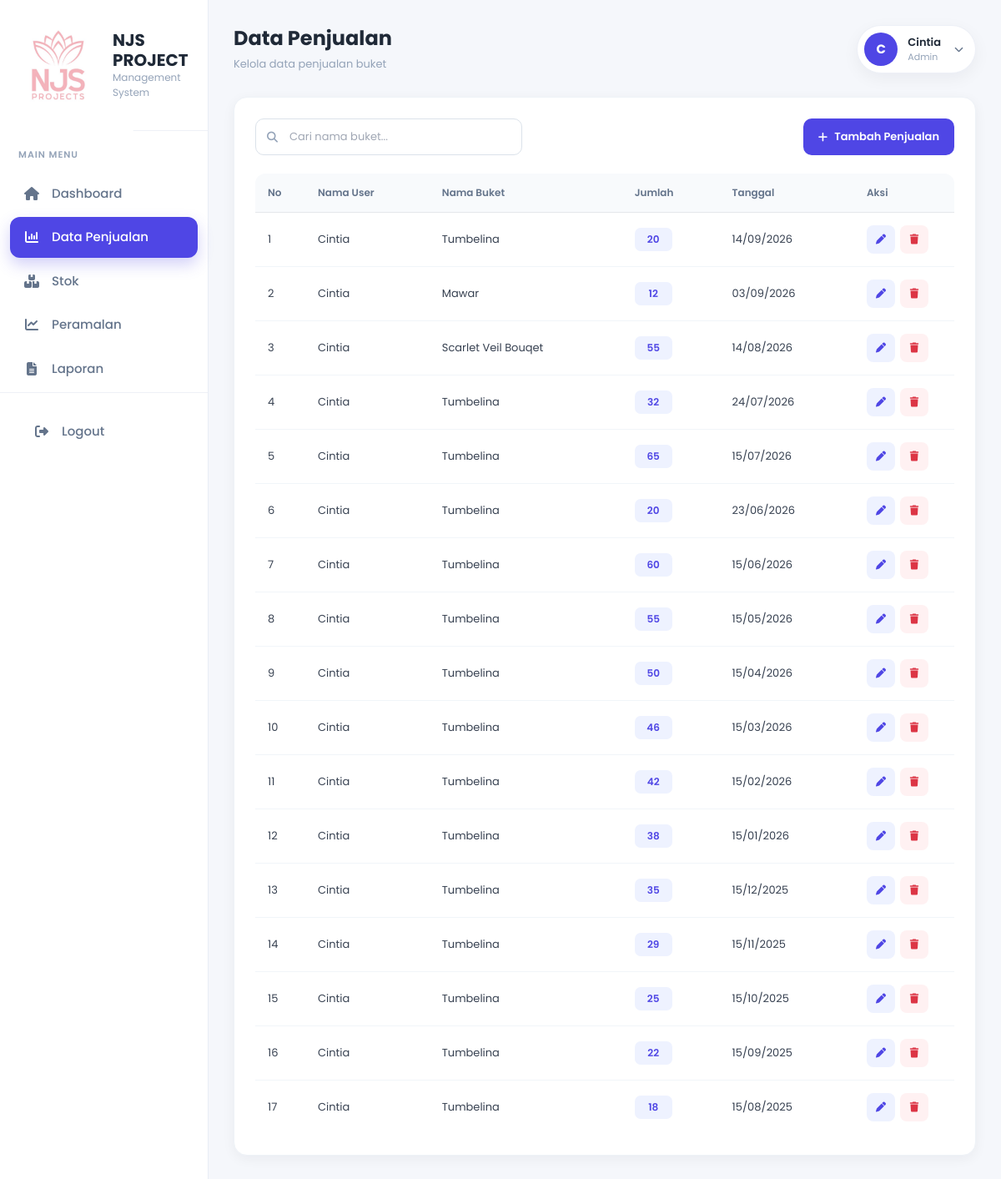
The page /penjualan.php (signed in) on the database its author committed.
### tables this page shows
CREATE TABLE `penjualan` (
  `id_penjualan` int(11) NOT NULL,
  `id_pengguna` int(11) NOT NULL,
  `tanggal` date NOT NULL,
  `nama_buket` varchar(100) NOT NULL,
  `jenis_buket` varchar(50) DEFAULT NULL,
  `jumlah` int(11) NOT NULL,
  `harga` decimal(12,2) DEFAULT NULL,
  `total_harga` decimal(12,2) DEFAULT NULL
);

CREATE TABLE `user` (
  `id_pengguna` int(11) NOT NULL,
  `username` varchar(50) NOT NULL,
  `password` varchar(255) NOT NULL,
  `nama` varchar(100) NOT NULL,
  `role` enum('owner','admin') NOT NULL DEFAULT 'admin'
);

### penjualan.php (the view, shortened to what this page needs)
<?php
include 'includes/koneksi.php';
$role = $_SESSION['role'] ?? '';
$keyword = trim($_GET['keyword'] ?? '');
$keyword_db = mysqli_real_escape_string($koneksi, $keyword);
if ($keyword !== '') {
    $query = mysqli_query(
        $koneksi,
        "SELECT
            penjualan.id_penjualan,
            penjualan.id_pengguna,
            penjualan.tanggal,
            penjualan.nama_buket,
            penjualan.jumlah,
            user.nama
         FROM penjualan
         INNER JOIN user
            ON penjualan.id_pengguna = user.id_pengguna
         WHERE penjualan.nama_buket LIKE '%$keyword_db%'
         ORDER BY penjualan.tanggal DESC,
                  penjualan.id_penjualan DESC"
    );
} else {
    $query = mysqli_query(
        $koneksi,
        "SELECT
            penjualan.id_penjualan,
            penjualan.id_pengguna,
            penjualan.tanggal,
            penjualan.nama_buket,
            penjualan.jumlah,
            user.nama
         FROM penjualan
         INNER JOIN user
            ON penjualan.id_pengguna = user.id_pengguna
         ORDER BY penjualan.tanggal DESC,
                  penjualan.id_penjualan DESC"
    );
}
$nama_admin = $_SESSION['nama_petugas']
    ?? $_SESSION['nama']
    ?? 'Administrator';
$inisial = strtoupper(substr($nama_admin, 0, 1));
?>
<!DOCTYPE html>
<html lang="id">
<head>
    <link
        href="https://cdn.jsdelivr.net/npm/bootstrap@5.3.3/dist/css/bootstrap.min.css"
        rel="stylesheet">
    <link
        rel="stylesheet"
        href="https://cdnjs.cloudflare.com/ajax/libs/font-awesome/6.5.2/css/all.min.css">
    <link
        rel="stylesheet"
        href="assets/css/sidebar.css">
</head>
<body>
    <div class="penjualan-layout">
        <?php include 'sidebar.php'; ?>
        <main class="penjualan-page">
            <div class="penjualan-header">
                <div class="penjualan-title">
                    <h3>
                        Data Penjualan
                    </h3>
                    <p>
                        Kelola data penjualan buket
                    </p>
                </div>
                <div class="penjualan-user-dropdown">
                    <button
                        type="button"
                        class="penjualan-user-btn"
                        onclick="togglePenjualanDropdown()">
                        <div class="penjualan-avatar">
                            <?= htmlspecialchars($inisial); ?>
                        </div>
                        <div class="penjualan-user-info">
                            <div class="penjualan-user-name">
                                <?= htmlspecialchars($nama_admin); ?>
                            </div>
                            <div class="penjualan-user-role">
                                Admin
                            </div>
                        </div>
                        <i class="fa-solid fa-chevron-down penjualan-chevron"></i>
                    </button>
                </div>
            </div>
            <div class="penjualan-card">
                <div class="penjualan-toolbar">
                    <form
                        method="GET"
                        action="penjualan.php"
                        class="penjualan-search">
                        <input
                            type="text"
                            name="keyword"
                            value="<?= htmlspecialchars($keyword); ?>"
                            placeholder="Cari nama buket...">
                    </form>
                    <button
                        type="button"
                        class="penjualan-btn-tambah"
                        data-bs-toggle="modal"
                        data-bs-target="#modalTambah">
                        <i class="fa-solid fa-plus"></i>
                        Tambah Penjualan
                    </button>
                </div>
                <div class="penjualan-table-wrapper">
                    <table class="penjualan-table">
                        <thead>
                            <tr>
                                <th width="60">
                                    No
                                </th>
                                <th>
                                    Nama User
                                </th>
                                <th>
                                    Nama Buket
                                </th>
                                <th>
                                    Jumlah
                                </th>
                                <th>
                                    Tanggal
                                </th>
                                <th width="120">
                                    Aksi
                                </th>
                            </tr>
                        </thead>
                        <tbody>
                            <?php
                            $no = 1;
                            if ($query && mysqli_num_rows($query) > 0):
                                while ($data = mysqli_fetch_assoc($query)):
                            ?>
                                    <tr>
                                        <td>
                                            <?= $no++; ?>
                                        </td>
                                        <td>
                                            <?= htmlspecialchars($data['nama']); ?>
                                        </td>
                                        <td>
                                            <?= htmlspecialchars($data['nama_buket']); ?>
                                        </td>
                                        <td>
                                            <span class="penjualan-jumlah">
                                                <?= number_format(
                                                    (int)$data['jumlah'],
                                                    0,
                                                    ',',
                                                    '.'
                                                ); ?>
                                            </span>
                                        </td>
                                        <td>
                                            <?= date(
                                                'd/m/Y',
                                                strtotime($data['tanggal'])
                                            ); ?>
                                        </td>
                                        <td>
                                            <div class="penjualan-actions">
                                                <button
                                                    type="button"
                                                    class="penjualan-action penjualan-edit"
                                                    data-bs-toggle="modal"
                                                    data-bs-target="#modalEdit"
                                                    data-id="<?= $data['id_penjualan']; ?>"
                                                    data-tanggal="<?= htmlspecialchars(
                                                                        $data['tanggal'],
                                                                        ENT_QUOTES
                                                                    ); ?>"
                                                    data-buket="<?= htmlspecialchars(
                                                                    $data['nama_buket'],
                                                                    ENT_QUOTES
                                                                ); ?>"
                                                    data-jumlah="<?= $data['jumlah']; ?>"
                                                    title="Edit">
                                                    <i class="fa-solid fa-pen"></i>
                                                </button>
                                                <?php if ($role === 'owner'): ?>
                                                    <a
                                                        href="penjualan.php?hapus=<?= $data['id_penjualan']; ?>"
                                                        class="penjualan-action penjualan-delete"
                                                        title="Hapus"
                                                        onclick="return confirm('Yakin ingin menghapus data penjualan ini?')">
                                                        <i class="fa-solid fa-trash"></i>
                                                    </a>
                                                <?php endif; ?>
                                            </div>
                                        </td>
                                    </tr>
                                <?php
                                endwhile;
                            endif; ?>
                        </tbody>
                    </table>
                </div>
            </div>
        </main>
    </div>
</body>
</html>

### assets/css/sidebar.css (style rules this page uses)
* { margin: 0; padding: 0; box-sizing: border-box; }
html, body { width: 100%; min-height: 100%; overflow-x: hidden; }
body { background: #f5f7fb; font-family: "Poppins", sans-serif; color: #2d3748; }

### penjualan.php (style rules this page uses)
* { box-sizing: border-box; }
html, body { width: 100%; min-height: 100%; margin: 0; padding: 0; overflow-x: hidden; }
body { font-family: 'Poppins', sans-serif; background: #f5f7fb; color: #2d3748; }
.penjualan-layout { display: flex; width: 100%; min-height: 100vh; }
.penjualan-page { flex: 1; min-width: 0; padding: 30px; background: #f5f7fb; }
.penjualan-header { width: 100%; display: flex; justify-content: space-between; align-items: center; margin-bottom: 28px; }
.penjualan-title h3 { margin: 0; font-size: 24px; font-weight: 700; color: #1f2937; }
.penjualan-title p { margin: 6px 0 0; font-size: 13px; color: #94a3b8; }
.penjualan-user-dropdown { position: relative; }
.penjualan-user-btn { display: flex; align-items: center; gap: 12px; border: 1px solid #edf0f7; background: #ffffff; border-radius: 40px; padding: 8px 14px 8px 8px; box-shadow: 0 6px 20px rgba(15, 23, 42, 0.05); cursor: pointer; transition: 0.2s; }
.penjualan-avatar { width: 40px; height: 40px; border-radius: 50%; background: #4f46e5; color: #ffffff; display: flex; justify-content: center; align-items: center; font-size: 15px; font-weight: 700; flex-shrink: 0; }
.penjualan-user-info { text-align: left; line-height: 1.2; }
.penjualan-user-name { font-size: 13px; font-weight: 600; color: #1f2937; }
.penjualan-user-role { margin-top: 3px; font-size: 11px; color: #94a3b8; }
.penjualan-chevron { margin-left: 4px; color: #64748b; font-size: 11px; }
.penjualan-card { width: 100%; background: #ffffff; border: 1px solid #eef2f7; border-radius: 16px; padding: 25px; box-shadow: 0 4px 15px rgba(15, 23, 42, 0.05); }
.penjualan-toolbar { display: flex; justify-content: space-between; align-items: center; gap: 20px; margin-bottom: 22px; }
.penjualan-search { position: relative; width: 320px; }
.penjualan-search input { width: 100%; height: 44px; padding: 0 14px 0 40px; border: 1px solid #dbe2ea; border-radius: 10px; background: #ffffff; color: #374151; font-family: 'Poppins', sans-serif; font-size: 13px; outline: none; transition: 0.2s; }
.penjualan-search input::placeholder { color: #a0a7b4; }
.penjualan-btn-tambah { display: inline-flex; align-items: center; justify-content: center; gap: 8px; height: 44px; padding: 0 18px; background: #4f46e5; color: #ffffff; border: none; border-radius: 10px; font-family: 'Poppins', sans-serif; font-size: 13px; font-weight: 600; cursor: pointer; transition: 0.2s; }
.penjualan-table-wrapper { width: 100%; overflow-x: auto; border-radius: 12px; }
.penjualan-table { width: 100%; margin: 0; border-collapse: collapse; background: #ffffff; }
.penjualan-table thead th { padding: 14px 15px; background: #f8fafc; color: #64748b; border-bottom: 1px solid #e5e7eb; font-size: 12px; font-weight: 600; white-space: nowrap; text-align: left; }
.penjualan-table tbody td { padding: 15px; color: #374151; border-bottom: 1px solid #f1f5f9; font-size: 13px; vertical-align: middle; }
.penjualan-table tbody tr { transition: 0.2s; }
.penjualan-table tbody tr:last-child td { border-bottom: none; }
.penjualan-jumlah { display: inline-flex; align-items: center; justify-content: center; min-width: 45px; padding: 5px 10px; background: #eef2ff; color: #4f46e5; border-radius: 7px; font-size: 12px; font-weight: 600; }
.penjualan-actions { display: flex; align-items: center; gap: 6px; }
.penjualan-action { width: 34px; height: 34px; display: inline-flex; align-items: center; justify-content: center; border: none; border-radius: 8px; text-decoration: none; font-size: 12px; cursor: pointer; transition: 0.2s; }
.penjualan-edit { background: #eef2ff; color: #4f46e5; }
.penjualan-delete { background: #fff1f2; color: #dc3545; }

### rows shown on the page
penjualan: id_pengguna.nama "Cintia", nama_buket "Tumbelina", jumlah "20", tanggal "14/09/2026"
penjualan: id_pengguna.nama "Cintia", nama_buket "Mawar", jumlah "12", tanggal "03/09/2026"
penjualan: id_pengguna.nama "Cintia", nama_buket "Scarlet Veil Bouqet", jumlah "55", tanggal "14/08/2026"
penjualan: id_pengguna.nama "Cintia", nama_buket "Tumbelina", jumlah "32", tanggal "24/07/2026"
penjualan: id_pengguna.nama "Cintia", nama_buket "Tumbelina", jumlah "65", tanggal "15/07/2026"
penjualan: id_pengguna.nama "Cintia", nama_buket "Tumbelina", jumlah "20", tanggal "23/06/2026"
penjualan: id_pengguna.nama "Cintia", nama_buket "Tumbelina", jumlah "60", tanggal "15/06/2026"
penjualan: id_pengguna.nama "Cintia", nama_buket "Tumbelina", jumlah "55", tanggal "15/05/2026"
penjualan: id_pengguna.nama "Cintia", nama_buket "Tumbelina", jumlah "50", tanggal "15/04/2026"
penjualan: id_pengguna.nama "Cintia", nama_buket "Tumbelina", jumlah "46", tanggal "15/03/2026"
penjualan: id_pengguna.nama "Cintia", nama_buket "Tumbelina", jumlah "42", tanggal "15/02/2026"
penjualan: id_pengguna.nama "Cintia", nama_buket "Tumbelina", jumlah "38", tanggal "15/01/2026"
penjualan: id_pengguna.nama "Cintia", nama_buket "Tumbelina", jumlah "35", tanggal "15/12/2025"
penjualan: id_pengguna.nama "Cintia", nama_buket "Tumbelina", jumlah "29", tanggal "15/11/2025"
penjualan: id_pengguna.nama "Cintia", nama_buket "Tumbelina", jumlah "25", tanggal "15/10/2025"
penjualan: id_pengguna.nama "Cintia", nama_buket "Tumbelina", jumlah "22", tanggal "15/09/2025"
penjualan: id_pengguna.nama "Cintia", nama_buket "Tumbelina", jumlah "18", tanggal "15/08/2025"

### other values the page prints
$inisial "C"
$nama_admin "Cintia"
